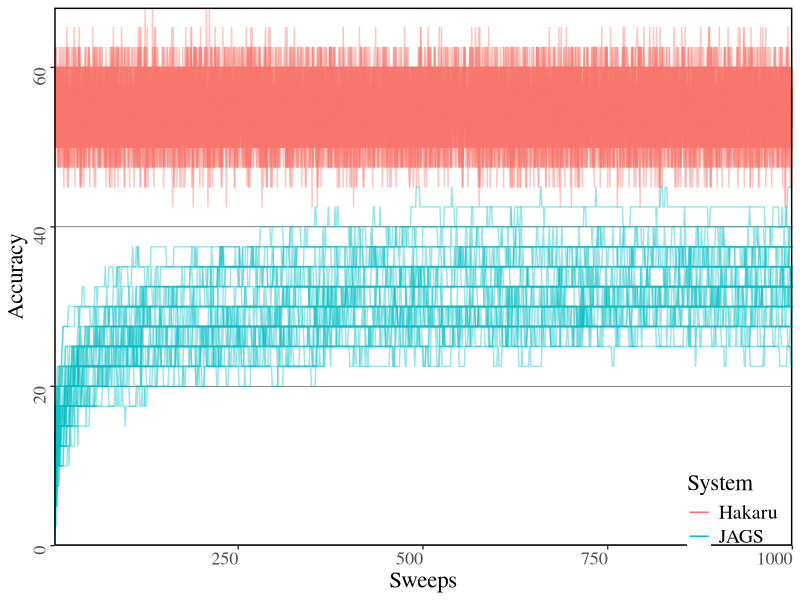

Recreate this plot in R.
library('ggplot2')

data <- read.csv("nbsweeps3.csv", header=T)
data$Accuracy <- data$Accuracy * 100

p <- ggplot(data,
            aes(x=Sweeps, y=Accuracy, group=interaction(Chains, System), colour=System)) +
     geom_line(alpha=0.4) +
     guides(colour = guide_legend(override.aes = list(alpha = 1))) +
     scale_x_continuous(expand=c(0, 0)) +
     scale_y_continuous(expand=c(0, 0)) +
     theme_bw() + 
     theme(panel.grid.major = element_line(colour = "black", size=0.15)) +
     theme(panel.grid.minor = element_blank()) +
     theme(panel.grid.major.x = element_blank()) +
     theme(panel.border = element_rect(colour = "black", fill=NA, size=1)) +
     theme(text = element_text(family="Times")) +
     theme(plot.title = element_text(size = rel(2))) +
     theme(axis.title.y = element_text(size = rel(1.5), angle = 90)) +
     theme(axis.title.x = element_text(size = rel(1.5))) +
     theme(axis.text.y = element_text(size = rel(1.5), angle = 90)) +
     theme(axis.text.x = element_text(size = rel(1.5), hjust = 1)) +
     theme(legend.title = element_text(size = rel(1.5))) +
     theme(legend.text = element_text(size = rel(1.3))) +
     theme(legend.background = element_rect(fill = "transparent")) +
     theme(legend.justification=c(0.02,1.0),
           legend.position=c(0.85,0.15))               # Position legend in bottom right


ggsave("plots/nbsweeps3.pdf", p)
